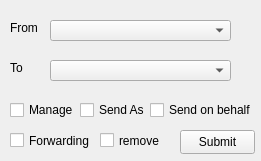
<?xml version="1.0" encoding="UTF-8"?>
<ui version="4.0">
 <class>Form</class>
 <widget class="QWidget" name="Form">
  <property name="geometry">
   <rect>
    <x>0</x>
    <y>0</y>
    <width>261</width>
    <height>161</height>
   </rect>
  </property>
  <property name="windowTitle">
   <string>Form</string>
  </property>
  <widget class="QComboBox" name="fromUserbox">
   <property name="geometry">
    <rect>
     <x>50</x>
     <y>20</y>
     <width>181</width>
     <height>21</height>
    </rect>
   </property>
  </widget>
  <widget class="QLabel" name="label">
   <property name="geometry">
    <rect>
     <x>10</x>
     <y>20</y>
     <width>49</width>
     <height>16</height>
    </rect>
   </property>
   <property name="text">
    <string>From</string>
   </property>
  </widget>
  <widget class="QComboBox" name="toUserbox">
   <property name="geometry">
    <rect>
     <x>50</x>
     <y>60</y>
     <width>181</width>
     <height>21</height>
    </rect>
   </property>
  </widget>
  <widget class="QLabel" name="label_2">
   <property name="geometry">
    <rect>
     <x>10</x>
     <y>60</y>
     <width>49</width>
     <height>16</height>
    </rect>
   </property>
   <property name="text">
    <string>To</string>
   </property>
  </widget>
  <widget class="QCheckBox" name="manage">
   <property name="geometry">
    <rect>
     <x>10</x>
     <y>100</y>
     <width>76</width>
     <height>20</height>
    </rect>
   </property>
   <property name="text">
    <string>Manage</string>
   </property>
  </widget>
  <widget class="QCheckBox" name="sendonbehalf">
   <property name="geometry">
    <rect>
     <x>150</x>
     <y>100</y>
     <width>111</width>
     <height>20</height>
    </rect>
   </property>
   <property name="text">
    <string>Send on behalf</string>
   </property>
  </widget>
  <widget class="QCheckBox" name="sendas">
   <property name="geometry">
    <rect>
     <x>80</x>
     <y>100</y>
     <width>76</width>
     <height>20</height>
    </rect>
   </property>
   <property name="text">
    <string>Send As</string>
   </property>
  </widget>
  <widget class="QCheckBox" name="forwarding">
   <property name="geometry">
    <rect>
     <x>10</x>
     <y>130</y>
     <width>81</width>
     <height>21</height>
    </rect>
   </property>
   <property name="text">
    <string>Forwarding</string>
   </property>
  </widget>
  <widget class="QPushButton" name="submitBtn2">
   <property name="geometry">
    <rect>
     <x>180</x>
     <y>130</y>
     <width>75</width>
     <height>24</height>
    </rect>
   </property>
   <property name="text">
    <string>Submit</string>
   </property>
  </widget>
  <widget class="QCheckBox" name="remove">
   <property name="geometry">
    <rect>
     <x>100</x>
     <y>130</y>
     <width>76</width>
     <height>21</height>
    </rect>
   </property>
   <property name="text">
    <string>remove</string>
   </property>
  </widget>
 </widget>
 <resources/>
 <connections/>
</ui>
